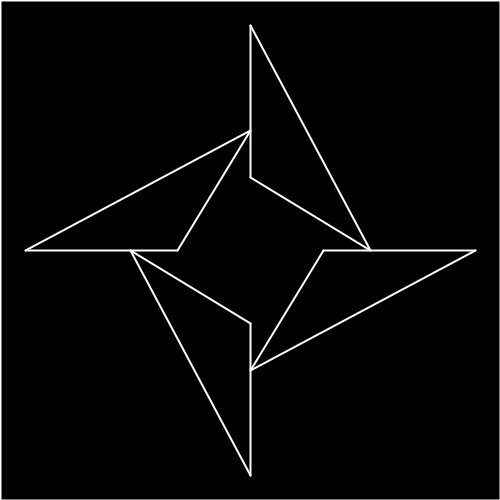
Frame 1 (no input)
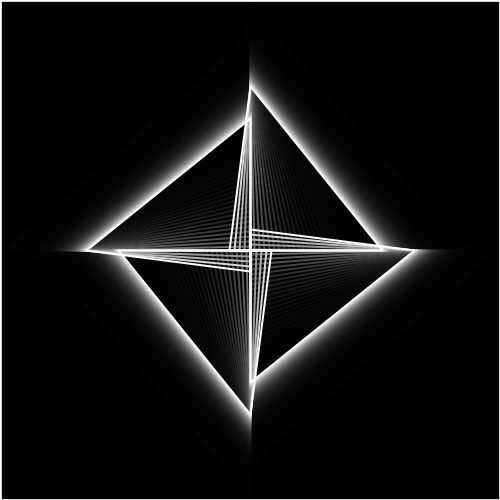
Frame 60 (the mouse pressed at the canvas centre just before this capture)
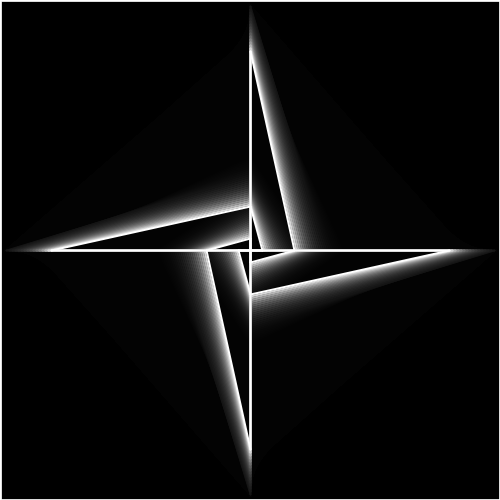
Frame 120 (the mouse held since frame 60 and released just before this capture)

The Processing sketch that drew these frames (run headless with seeded random() and noise(); from frame 60 on, the mouse is pressed at the canvas centre):

// Processing sketch: processing_66223
// ── processing_66223.pde

/* OpenProcessing Tweak of *@*http://www.openprocessing.org/sketch/65887*@* */
/* !do not delete the line above, required for linking your tweak if you re-upload */
int x = 250;
  int y = 250;
  
  float r = random(-250,250);
  int innerR = int(r);
  float l = random(-250,250);
  int innerL = int(l);
  float c = random(-250,250);
  int cShift = int(c);
  int repeats = 0;
  
  int innerRShift = 30;
  int innerLShift = 20;
  int cShiftShift = 10;
  
void setup()
{
  size(500,500);
  background(0);
}

void draw()
{
  size(500,500);
  smooth();
  strokeWeight(2);
  stroke(255);
  
  fill(0,40);
  rect(0,0,500,500);
  
  line(x,y-cShift,x,y-innerR);
  line(x,y-cShift,x-innerL,y);
  line(x,y-innerR,x-innerL,y);
  
  line(x-cShift,y,x,y+innerL);
  line(x-cShift,y,x-innerR,y);
  line(x,y+innerL,x-innerR,y);
  
  line(x,y+cShift,x+innerL,y);
  line(x,y+cShift,x,y+innerR);
  line(x,y+innerR,x+innerL,y);
  
  line(x+cShift,y,x,y-innerL);
  line(x+cShift,y,x+innerR,y);
  line(x+innerR,y,x,y-innerL);
  
  innerR = (innerR+innerRShift);
  innerL = (innerL+innerLShift);
  cShift = (cShift+cShiftShift);
  
  if (innerR > 245){
    innerR = 244;
    r = random(1,6);
    innerRShift = -int(r);
  }
  if (innerR < -245){
    innerR = -244;
    r = random(1,6);
    innerRShift = int(r);
  }
  if (innerL > 245){
    innerL = 244;
    l = random(1,6);
    innerLShift = -int(l);
  }
  if (innerL < -245){
    innerL = -244;
    l = random(1,6);
    innerLShift = int(l);
  }
  if (cShift > 245){
    cShift = 244;
    c = random(1,6);
    cShiftShift = -int(c);
  }
  if (cShift < -245){
    cShift = -244;
    c = random(1,6);
    cShiftShift = int(c);
  }
}

void mousePressed()
{
  /*
  innerR = (innerR+innerRShift);
  innerL = (innerL+innerLShift);
  cShift = (cShift+cShiftShift);
  
  if (innerR > 245){
    innerR = 244;
    r = random(10,60);
    innerRShift = -int(r);
  }
  if (innerR < -245){
    innerR = -244;
    r = random(10,60);
    innerRShift = int(r);
  }
  if (innerL > 245){
    innerL = 244;
    l = random(10,60);
    innerLShift = -int(l);
  }
  if (innerL < -245){
    innerL = -244;
    l = random(10,60);
    innerLShift = int(l);
  }
  if (cShift > 245){
    cShift = 244;
    c = random(10,60);
    cShiftShift = -int(c);
  }
  if (cShift < -245){
    cShift = -244;
    c = random(10,60);
    cShiftShift = int(c);
  }
  */
  
  repeats = repeats+1;
  // save("iteration" + repeats + ".jpg");
}
